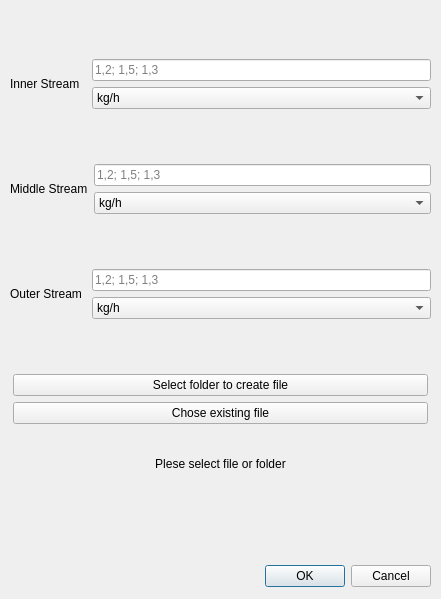
<?xml version="1.0" encoding="UTF-8"?>
<ui version="4.0">
 <class>Dialog</class>
 <widget class="QDialog" name="Dialog">
  <property name="geometry">
   <rect>
    <x>0</x>
    <y>0</y>
    <width>441</width>
    <height>599</height>
   </rect>
  </property>
  <property name="windowTitle">
   <string>Dialog</string>
  </property>
  <widget class="QDialogButtonBox" name="buttonBox">
   <property name="geometry">
    <rect>
     <x>10</x>
     <y>560</y>
     <width>421</width>
     <height>32</height>
    </rect>
   </property>
   <property name="orientation">
    <enum>Qt::Horizontal</enum>
   </property>
   <property name="standardButtons">
    <set>QDialogButtonBox::Cancel|QDialogButtonBox::Ok</set>
   </property>
  </widget>
  <widget class="QWidget" name="gridLayoutWidget">
   <property name="geometry">
    <rect>
     <x>10</x>
     <y>10</y>
     <width>421</width>
     <height>541</height>
    </rect>
   </property>
   <layout class="QGridLayout" name="gridLayout">
    <item row="1" column="0">
     <layout class="QHBoxLayout" name="horizontalLayout_2">
      <item>
       <widget class="QLabel" name="label_2">
        <property name="text">
         <string>Middle Stream</string>
        </property>
       </widget>
      </item>
      <item>
       <layout class="QVBoxLayout" name="verticalLayout_2">
        <item>
         <widget class="QLineEdit" name="middleLine">
          <property name="text">
           <string/>
          </property>
          <property name="placeholderText">
           <string>1,2; 1,5; 1,3 </string>
          </property>
         </widget>
        </item>
        <item>
         <widget class="QComboBox" name="middleUnit">
          <item>
           <property name="text">
            <string>kg/h</string>
           </property>
          </item>
          <item>
           <property name="text">
            <string>m/s</string>
           </property>
          </item>
          <item>
           <property name="text">
            <string>g/s</string>
           </property>
          </item>
         </widget>
        </item>
       </layout>
      </item>
     </layout>
    </item>
    <item row="0" column="0">
     <layout class="QHBoxLayout" name="horizontalLayout">
      <item>
       <widget class="QLabel" name="label">
        <property name="text">
         <string>Inner Stream  </string>
        </property>
       </widget>
      </item>
      <item>
       <layout class="QVBoxLayout" name="verticalLayout">
        <item>
         <widget class="QLineEdit" name="innerLine">
          <property name="text">
           <string/>
          </property>
          <property name="placeholderText">
           <string>1,2; 1,5; 1,3 </string>
          </property>
         </widget>
        </item>
        <item>
         <widget class="QComboBox" name="innerUnit">
          <item>
           <property name="text">
            <string>kg/h</string>
           </property>
          </item>
          <item>
           <property name="text">
            <string>m/s</string>
           </property>
          </item>
          <item>
           <property name="text">
            <string>g/s</string>
           </property>
          </item>
         </widget>
        </item>
       </layout>
      </item>
     </layout>
    </item>
    <item row="2" column="0">
     <layout class="QHBoxLayout" name="horizontalLayout_3">
      <item>
       <widget class="QLabel" name="label_3">
        <property name="text">
         <string>Outer Stream </string>
        </property>
       </widget>
      </item>
      <item>
       <layout class="QVBoxLayout" name="verticalLayout_3">
        <item>
         <widget class="QLineEdit" name="outerLine">
          <property name="text">
           <string/>
          </property>
          <property name="placeholderText">
           <string>1,2; 1,5; 1,3 </string>
          </property>
         </widget>
        </item>
        <item>
         <widget class="QComboBox" name="outerUnit">
          <item>
           <property name="text">
            <string>kg/h</string>
           </property>
          </item>
          <item>
           <property name="text">
            <string>m/s</string>
           </property>
          </item>
          <item>
           <property name="text">
            <string>g/s</string>
           </property>
          </item>
         </widget>
        </item>
       </layout>
      </item>
     </layout>
    </item>
    <item row="3" column="0">
     <layout class="QHBoxLayout" name="horizontalLayout_6">
      <item>
       <layout class="QVBoxLayout" name="verticalLayout_4">
        <item>
         <widget class="QPushButton" name="CreateFile">
          <property name="text">
           <string>Select folder to create file</string>
          </property>
         </widget>
        </item>
        <item>
         <widget class="QPushButton" name="ChoseFile">
          <property name="text">
           <string>Chose existing file</string>
          </property>
         </widget>
        </item>
        <item>
         <widget class="QLabel" name="currentFile">
          <property name="maximumSize">
           <size>
            <width>415</width>
            <height>68</height>
           </size>
          </property>
          <property name="text">
           <string>Plese select file or folder</string>
          </property>
          <property name="alignment">
           <set>Qt::AlignCenter</set>
          </property>
         </widget>
        </item>
       </layout>
      </item>
     </layout>
    </item>
   </layout>
  </widget>
 </widget>
 <resources/>
 <connections>
  <connection>
   <sender>buttonBox</sender>
   <signal>accepted()</signal>
   <receiver>Dialog</receiver>
   <slot>accept()</slot>
   <hints>
    <hint type="sourcelabel">
     <x>248</x>
     <y>254</y>
    </hint>
    <hint type="destinationlabel">
     <x>157</x>
     <y>274</y>
    </hint>
   </hints>
  </connection>
  <connection>
   <sender>buttonBox</sender>
   <signal>rejected()</signal>
   <receiver>Dialog</receiver>
   <slot>reject()</slot>
   <hints>
    <hint type="sourcelabel">
     <x>316</x>
     <y>260</y>
    </hint>
    <hint type="destinationlabel">
     <x>286</x>
     <y>274</y>
    </hint>
   </hints>
  </connection>
 </connections>
</ui>
